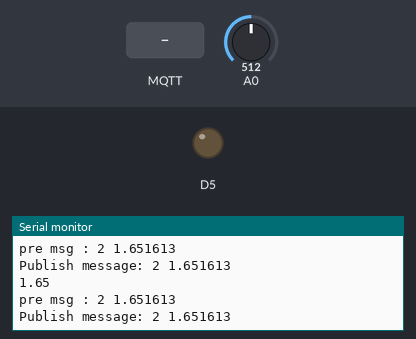
A sketch run on a simulated ESP8266 (NodeMCU). Parts: output pins drawn as LEDs (lit = HIGH), the last lines printed to the serial monitor. The inputs (shaded band) are chosen by the test bench; at power-on: A0 = 512. WiFi joins after 1.5 s; servers stay silent unless stated; random numbers use the default seed unless the sketch sets one; no MQTT or app messages arrive unless stated.

Above: at 2.7 s.
2.8 s: MQTT message "2" arrives on the first subscribed topic
At 2.99 s:
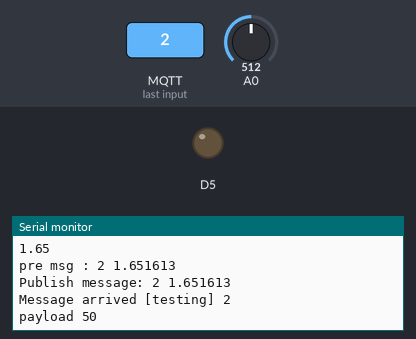
4.3 s: MQTT message "a" arrives on the first subscribed topic
At 4.49 s:
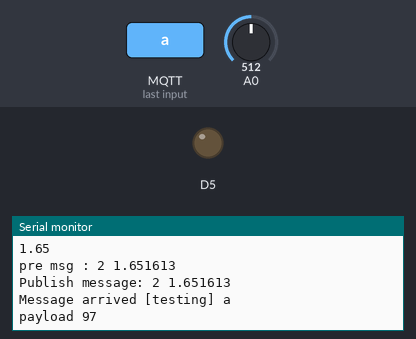
5.8 s: MQTT message "on" arrives on the first subscribed topic
At 5.99 s:
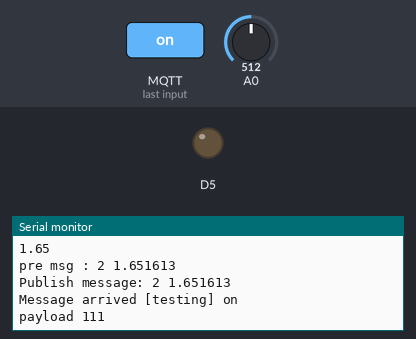

The sketch:

wadidaw.ino
```cpp
/*
 Basic ESP8266 MQTT example

 This sketch demonstrates the capabilities of the pubsub library in combination
 with the ESP8266 board/library.

 It connects to an MQTT server then:
  - publishes "hello world" to the topic "outTopic" every two seconds
  - subscribes to the topic "inTopic", printing out any messages
    it receives. NB - it assumes the received payloads are strings not binary
  - If the first character of the topic "inTopic" is an 1, switch ON the ESP Led,
    else switch it off

 It will reconnect to the server if the connection is lost using a blocking
 reconnect function. See the 'mqtt_reconnect_nonblocking' example for how to
 achieve the same result without blocking the main loop.

 To install the ESP8266 board, (using Arduino 1.6.4+):
  - Add the following 3rd party board manager under "File -> Preferences -> Additional Boards Manager URLs":
       http://arduino.esp8266.com/stable/package_esp8266com_index.json
  - Open the "Tools -> Board -> Board Manager" and click install for the ESP8266"
  - Select your ESP8266 in "Tools -> Board"

*/

#include <ESP8266WiFi.h>
#include <PubSubClient.h>

// Update these with values suitable for your network.

const char* ssid = "Lab Lanjut 121";
const char* password = "TanyaAsisten";
const char* mqtt_server = "192.168.121.104";

const int trigPin = 5;  //D1
const int echoPin = 16;  //D0
bool ledState = LOW;

long duration;
int distance;

WiFiClient espClient;
PubSubClient client(espClient);
long lastMsg = 0;
char msg[50];
int value = 0;

void setup_wifi() {

  delay(10);
  // We start by connecting to a WiFi network
  Serial.println();
  Serial.print("Connecting to ");
  Serial.println(ssid);

  WiFi.begin(ssid, password);

  while (WiFi.status() != WL_CONNECTED) {
    delay(500);
    Serial.print(".");
  }

  randomSeed(micros());

  Serial.println("");
  Serial.println("WiFi connected");
  Serial.println("IP address: ");
  Serial.println(WiFi.localIP());
}

void callback(char* topic, byte* payload, unsigned int length) {
  Serial.print("Message arrived [");
  Serial.print(topic);
  Serial.print("] ");
  for (int i = 0; i < length; i++) {
    Serial.print((char)payload[i]);
  }
  Serial.println();

  // Switch on the LED if an 1 was received as first character
  Serial.print("payload ");
  Serial.println(payload[0]);
  if (payload[0] == '2') {
    if (payload[2] == 'a') digitalWrite(D5, !ledState);
    ledState = !ledState;
  }
}

void reconnect() {
  // Loop until we're reconnected
  while (!client.connected()) {
    Serial.print("Attempting MQTT connection...");
    // Create a random client ID
    String clientId = "ESP8266Client-";
    clientId += String(random(0xffff), HEX);
    // Attempt to connect
    if (client.connect(clientId.c_str())) {
      Serial.println("connected");
      // Once connected, publish an announcement...
      client.publish("test", "hello world");
      // ... and resubscribe
      client.subscribe("testing");
    } else {
      Serial.print("failed, rc=");
      Serial.print(client.state());
      Serial.println(" try again in 5 seconds");
      // Wait 5 seconds before retrying
      delay(5000);
    }
  }
}

void setup() {
  pinMode(D5, OUTPUT);     // Initialize the BUILTIN_LED pin as an output
  pinMode(trigPin, OUTPUT); // Sets the trigPin as an Output
  pinMode(echoPin, INPUT); // Sets the echoPin as an Input

  Serial.begin(115200);
  setup_wifi();
  Serial.println("connected");
  client.setServer(mqtt_server, 1883);
  client.setCallback(callback);

}

void loop() {

  if (!client.connected()) {
    reconnect();
  }
  client.loop();

  long now = millis();

  if (now - lastMsg > 500) {
    lastMsg = now;
    ++value;


    int sensorValue = analogRead(A0);   // read the input on analog pin 0

    float voltage = sensorValue * (3.3 / 1023.0);   // Convert the analog reading (which goes from 0 - 1023) to a voltage (0 - 5V)

    Serial.println(voltage);   // print out the value you read


    char buf[8];
    sprintf(buf, "%f", voltage);

     char messageDelivered[10];
      strcpy(messageDelivered,"2");
      strcat(messageDelivered," ");
      strcat(messageDelivered,buf);
//
    Serial.print("pre msg : ");
    Serial.println(messageDelivered);
    Serial.print("Publish message: ");
    Serial.println(messageDelivered);
    client.publish("test", messageDelivered);

  }

}
```

Measured:
- after the input at 2.8 s, the serial monitor: prints a new line at once (image 1)
- after the input at 4.3 s, the serial monitor: prints a new line at once (image 2)
- after the input at 5.8 s, the serial monitor: prints a new line at once (image 3)
